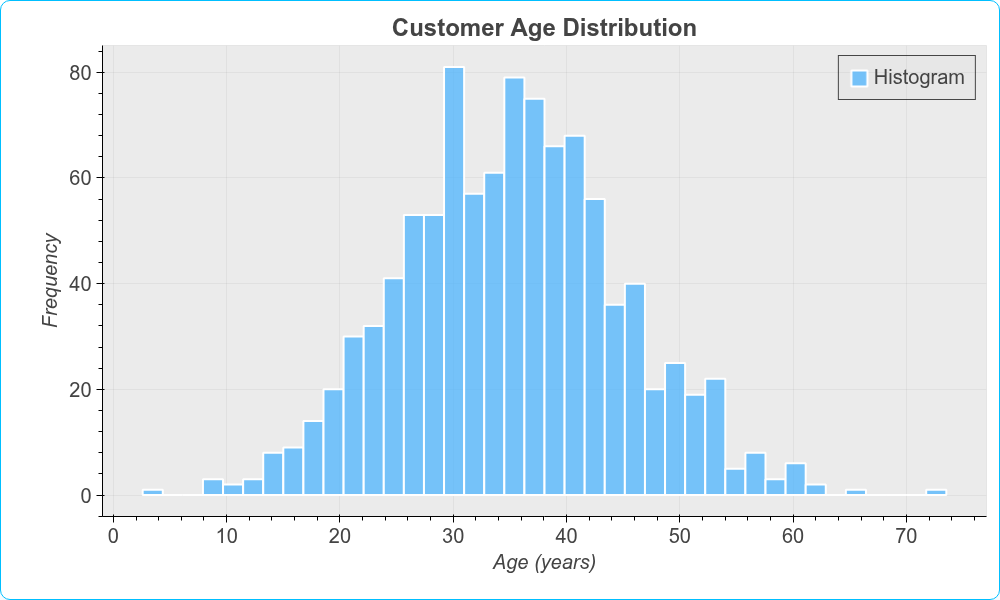

Reproduce this figure in Python.
import pandas as pd
from bokeh_rocks import show, save_plot
import bokeh_rocks as br
import numpy as np
np.random.seed(42)
df1 = pd.DataFrame({"age": np.random.normal(35, 10, 1000)})

p1 = br.hist(
    df1,
    col="age",
    bins=40,
    title="Customer Age Distribution",
    xlabel="Age (years)",
    color="#4db4fd",
    theme="light",
    width=1000,
    height=600,
)
show(p1)
save_plot(p1, "output/histogram_01")
